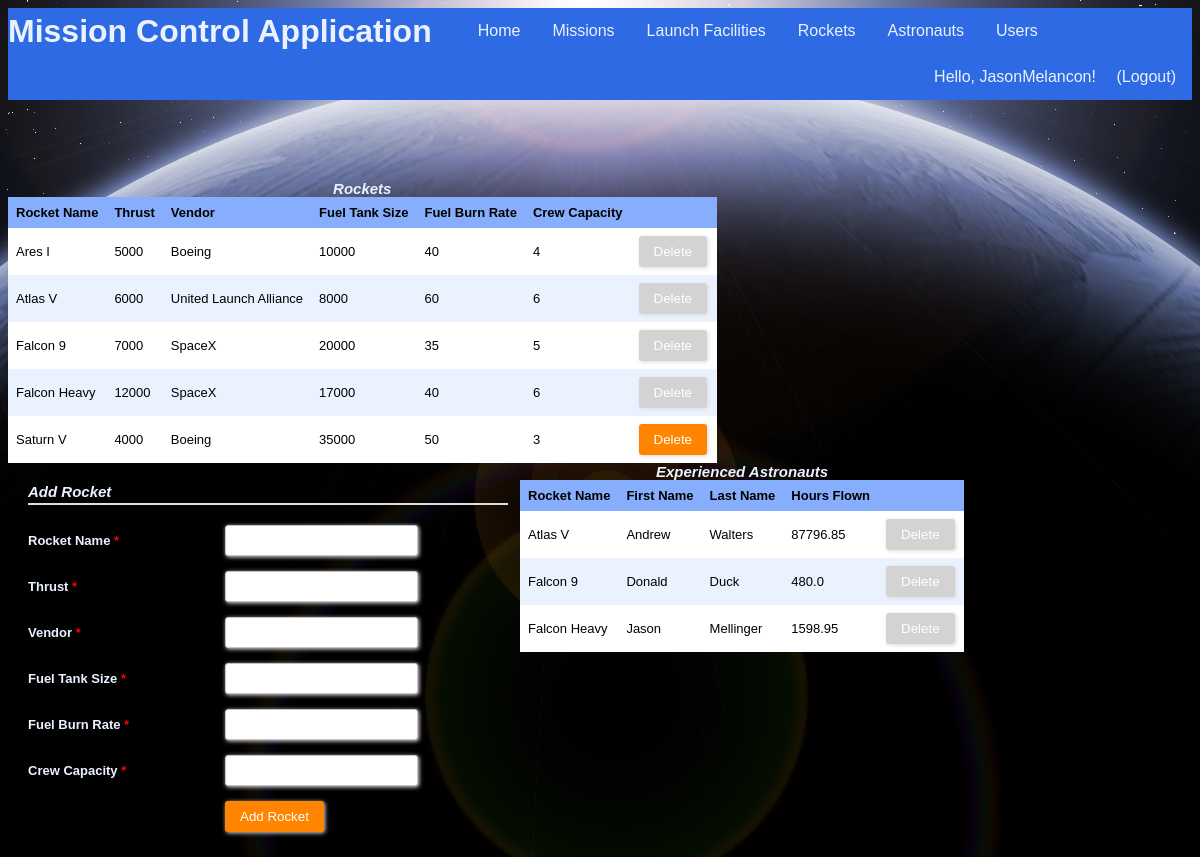
Page /rockets (signed in) on the committed database.
### tables this page shows
CREATE TABLE "Users" (
	`uid`	INTEGER NOT NULL PRIMARY KEY AUTOINCREMENT,
	`firstName`	TEXT NOT NULL,
	`lastName`	TEXT NOT NULL,
	`username`	TEXT NOT NULL UNIQUE,
	`password`	TEXT NOT NULL,
	`regTime`	TEXT NOT NULL,
	`lastLoginTime`	TEXT,
	`pid`	INTEGER NOT NULL
);

CREATE TABLE "Rockets" (
	`rid`	INTEGER NOT NULL PRIMARY KEY AUTOINCREMENT,
	`rname`	TEXT NOT NULL,
	`thrust`	INTEGER NOT NULL,
	`vendor`	TEXT NOT NULL,
	`fuelTankSize`	INTEGER NOT NULL,
	`fuelBurnRate`	INTEGER NOT NULL,
	`crewCapacity`	INTEGER NOT NULL
);

### app.py (the view, shortened to what this page needs)
@app.route("/rockets", methods=["GET", "POST"])
@login_required
def showRockets():
    conn = sqlite3.connect(dbPath)
    conn.row_factory = sqlite3.Row
    c = conn.cursor()
    c.execute("SELECT rid, rid IN (SELECT rid FROM Mission) AS cannotDelete, rname, thrust, vendor, fuelTankSize, fuelBurnRate, crewCapacity FROM Rockets")
    results = c.fetchall()
    c.execute("SELECT R.rid, 1, R.rname, A.firstName, A.lastName, SUM((strftime('%s', m.landTime) - strftime('%s', m.launchTime))/3600.0) as timeHours FROM Rockets R, Astronauts A, Mission M, Crew C WHERE A.aid=C.aid AND C.mid=M.mid AND R.rid=M.rid GROUP BY R.rname, A.firstName HAVING timeHours > (SELECT SUM((strftime('%s', m1.landTime) - strftime('%s', m1.launchTime))/3600.0) FROM Rockets R1, Astronauts A1, Mission M1, Crew C1 WHERE A1.aid=C1.aid AND C1.mid=M1.mid AND R1.rid=M1.rid AND A.aid <> A1.aid AND R1.rid = R.rid);")
    experiencedAstros = c.fetchall()
    formInputs = [['rname', 'text', 'Rocket Name', []], ['thrust', 'number', 'Thrust', []], ['vendor', 'text', 'Vendor', []], ['fuelTankSize', 'number', 'Fuel Tank Size', []], ['fuelBurnRate', 'number', 'Fuel Burn Rate', []], ['crewCapacity', 'number', 'Crew Capacity', []]]
    conn.commit()
    conn.close()
    return render_template("rockets.html", headers=("Rocket Name","Thrust","Vendor","Fuel Tank Size","Fuel Burn Rate", "Crew Capacity"), rows=results, inputs=formInputs, headersAstro=("Rocket Name", "First Name", "Last Name", "Hours Flown"), rowsAstro=experiencedAstros)

### app.py (called while the page is built)
@login_manager.user_loader
def load_user(username):
    userRecord = DBgetUser(username)
    if userRecord:
        user = User(userRecord["username"], userRecord["password"], True)
        user.permission = userRecord["pid"]
        return user
    return None

def DBgetUser(username):
    conn = sqlite3.connect(dbPath)
    conn.row_factory = sqlite3.Row
    c = conn.cursor()
    c.execute("SELECT * from Users WHERE username = ?", (username,))
    userRecord = c.fetchone()
    conn.close()
    return userRecord

### templates/rockets.html (shortened to what this page needs)
{% extends "main_template.html" %}
{% from 'macros.html' import GenerateTable, GenerateFormToAddEntry with context %}
{% block body %}
<section style="float:left">
	{{ GenerateTable('Rockets', headers, rows, 'rid') }}
</section>
<section style="float:left">
	{% if current_user.permission == 3 %}
		{{ GenerateFormToAddEntry('Add Rocket', inputs) }}
	{% endif %}
</section>
<section style="float:left">
	{{ GenerateTable('Experienced Astronauts', headersAstro, rowsAstro, 'rid') }}
</section>
{% endblock %}

### templates/main_template.html (shortened to what this page needs)
<!DOCTYPE html>
<html>
	<head>
		<link rel="stylesheet" type= "text/css" href="{{ url_for('static', filename='styles.css') }}">
	</head>
	<body>
		<header>
			<ul class="nav">
				<h1 class="nav">Mission Control Application</h1>
				<li class="nav"><a class="nav" href="{{ url_for('index') }}">Home</a></li>
				{% if current_user.is_authenticated %}
				<li class="nav"><a class="nav" href="{{ url_for('showMissions') }}">Missions</a></li>
				<li class="nav"><a class="nav" href="{{ url_for('showFacilities') }}">Launch Facilities</a></li>
				<li class="nav"><a class="nav" href="{{ url_for('showRockets') }}">Rockets</a></li>
				<li class="nav"><a class="nav" href="{{ url_for('showAstronauts') }}">Astronauts</a></li>
				<li class="nav"><a class="nav" href="{{ url_for('showUsers') }}">Users</a></li>
				{% endif %}
				<div class="user-greeting">
					{% if current_user.is_authenticated %}
  						Hello, {{ current_user.id }}!    <a class="nav" href="{{ url_for('showLogout') }}">(Logout)</a>
					{% else %}
						Hello, guest!    <a class="nav" href="{{ url_for('showLogin') }}">Login</a><a class="nav" href="{{ url_for('showSignup') }}">Sign Up</a>
					{% endif %}
				</div>
			</ul>
		</header>
		{% block body %}{% endblock %}
	</body>
</html>

### templates/macros.html (shortened to what this page needs)
{% macro GenerateTable(title, headers, rows, keyName) %}
	{% if rows %}
		<table>
			<caption>
				{{title}}
			</caption>
			<tr>
				{% for header in headers %}
				<th>{{header}}</th>
				{% endfor %}
				{% if current_user.permission == 3 %}
					<th/>
				{% endif %}
			</tr>
			{% for row in rows %}
			<tr id ="{{row[keyName]}}">
				{% for value in row %}
					{% if loop.index0 > 1 %}
						<td>
							{% if title == "Astronauts" %}
								<a href="{{ url_for('showAstronautInfo', aid = row[keyName]) }}">{{value|safe}}</a>
							{% else %}
								{{value|safe}}
							{% endif %}
						</td>
					{% endif %}
				{% endfor %}
				{% if row[1] == 1 %}
					{% set disabled = 'disabled' %}
				{% else %}
					{% set disabled = '' %}
				{% endif %}
				{% if current_user.permission == 3 %}
					<td>
						<div class="form-style-2" style="width:70px; padding: 0px 0px 0px 0px;">
							<form method="post">
								<input type="submit" value="Delete" name="delete.{{ row[0] }}" {{disabled}}/>
							</form>
						</div>
					</td>
				{% endif %}
			</tr>
			{% endfor %}
		</table>
	{% else %}
		No records found!
	{% endif %}
{% endmacro %}
{% macro GenerateFormToAddEntry(submitButtonText, inputs) %}
	<div class="form-style-2">
	<div class="form-style-2-heading">{{submitButtonText}}</div>
	<form method="post">
		{% for fieldName, fieldType, fieldLabel, optionalValues in inputs %}
			{% if fieldType == 'text' %}
				<label for="{{fieldName}}"><span>{{fieldLabel}} <span class="required">*</span></span><input type="text" class="input-field" name="{{fieldName}}" required/></label>
			{% elif fieldType == 'password' %}
				<label for="{{fieldName}}"><span>{{fieldLabel}} <span class="required">*</span></span><input type="password" class="input-field" name="{{fieldName}}" required/></label>
			{% elif fieldType == 'number' %}
				<label for="{{fieldName}}"><span>{{fieldLabel}} <span class="required">*</span></span><input type="number" class="input-field" name="{{fieldName}}" required/></label>
			{% elif fieldType == 'selectmultiple' %}
				<label for="{{fieldName}}"><span>{{fieldLabel}} <span class="required">*</span></span><select multiple name="{{fieldName}}" class="select-field" required>
				{% for id, displayName in optionalValues %}
					<option value="{{id}}">{{displayName}}</option>
				{% endfor %}
				</select></label>
			{% elif fieldType == 'datetime' %}
				<label for="{{fieldName}}"><span>{{fieldLabel}} <span class="required">*</span></br>(YYYY-MM-DDTHH:MM)</span><input type="datetime-local" class="input-field" name="{{fieldName}}" id="{{optionalValues[0]}}" onchange="changeEnd()" required></label>
			{% elif fieldType == 'date' %}
				<label for="{{fieldName}}"><span>{{fieldLabel}} <span class="required">*</span></br>(YYYY-MM-DD)</span><input type="date" class="input-field" name="{{fieldName}}" required></label>
			{% elif fieldType == 'radio' %}
				<label for="{{fieldName}}"><span>{{fieldLabel}} <span class="required">*</span></span>
				{% for id, displayName in optionalValues %}
					<input type="radio" name="permission" value="{{id}}" required> {{displayName}}
				{% endfor %}
				</label>
			{% endif %}
		{% endfor %}
		<label><span>&nbsp;</span><input type="submit" name="action" value="{{submitButtonText}}"/></label>
	</form>
	</div>
{% endmacro %}

### static/styles.css (style rules this page uses)
:root { --light-blue: #EBF2FF; --medium-blue: #86AEFD; --dark-blue: #2D6AE3; }
header { margin-bottom: 80px; }
ul.nav { list-style-type: none; text-align: center; display: block; margin: 0; padding: 0; overflow: hidden; background-color: var(--dark-blue); }
li.nav { float: left; }
a.nav { display: inline-block; color: var(--light-blue); text-align: center; padding: 14px 16px; text-decoration: none; font-family: "Trebuchet MS", Helvetica, sans-serif; }
h1.nav { float: left; margin: 0; padding: 5px 30px 0px 0px; font-family: "Trebuchet MS", Helvetica, sans-serif; color: var(--light-blue); vertical-align: bottom; }
.user-greeting { float: right; list-style-type: none; text-align: center; margin: 0; overflow: hidden; background-color: var(--dark-blue); text-align: center; vertical-align: center; text-decoration: none; font-family: "Trebuchet MS", Helvetica, sans-serif; color: var(--light-blue); }
table { border-collapse: collapse; width: 100%; table-layout: auto; }
th, td { text-align: left; padding: 8px; font: 13px Arial, Helvetica, sans-serif; }
caption { font: 13px Arial, Helvetica, sans-serif; font-weight: bold; font-style: italic; font-size: 15px; color: var(--light-blue); }
tr { background-color: var(--light-blue) }
tr:nth-child(even) { background-color: white }
th { background-color: var(--medium-blue); font-weight: bold; }
.form-style-2 { width: 480px; max-width: 650px; padding: 20px 12px 10px 20px; font: 13px Arial, Helvetica, sans-serif; color: var(--light-blue); }
.form-style-2-heading { font-weight: bold; font-style: italic; border-bottom: 2px solid #ddd; margin-bottom: 20px; font-size: 15px; padding-bottom: 3px; }
.form-style-2 label { display: block; margin: 0px 0px 15px 0px; }
.form-style-2 label > span { width: 40%; font-weight: bold; float: left; padding-top: 8px; padding-right: 5px; }
.form-style-2 span.required { color:red; }
.form-style-2 input.input-field, .form-style-2 .tel-number-field, .form-style-2 .textarea-field, .form-style-2 .select-field { box-sizing: border-box; -webkit-box-sizing: border-box; -moz-box-sizing: border-box; border: 1px solid #C2C2C2; box-shadow: 1px 1px 4px #EBEBEB; -moz-box-shadow: 1px 1px 4px #EBEBEB; -webkit-box-shadow: 1px 1px 4px #EBEBEB; border-radius: 3px; -webkit-border-radius: 3px; -moz-border-radius: 3px; padding: 7px; outline: none; }
.form-style-2 input[type=submit], .form-style-2 input[type=button] { border: none; padding: 8px 15px 8px 15px; background: #FF8500; color: #fff; box-shadow: 1px 1px 4px #DADADA; -moz-box-shadow: 1px 1px 4px #DADADA; -webkit-box-shadow: 1px 1px 4px #DADADA; border-radius: 3px; -webkit-border-radius: 3px; -moz-border-radius: 3px; }
.form-style-2 input[type=submit]:disabled, .form-style-2 input[type=button]:disabled { background: lightgray; color: #fff; }

### rows in the picture
Users: id "JasonMelancon"
Rockets: rname "Ares I", thrust "5000", vendor "Boeing", fuelTankSize "10000", row "40" "4"
Rockets: rname "Atlas V", thrust "6000", vendor "United Launch Alliance", fuelTankSize "8000", row "60" "6" "Andrew" "Walters" "87796.85"
Rockets: rname "Falcon 9", thrust "7000", vendor "SpaceX", fuelTankSize "20000", row "35" "5" "Donald" "Duck" "480.0"
Rockets: rname "Falcon Heavy", thrust "12000", vendor "SpaceX", fuelTankSize "17000", row "40" "6" "Jason" "Mellinger" "1598.95"
Rockets: rname "Saturn V", thrust "4000", vendor "Boeing", fuelTankSize "35000", row "50" "3"

### other values in the picture
{{ title }} "Rockets Experienced Astronauts"
{{ header }} "Rocket Name" "Thrust" "Vendor" "Fuel Tank Size" "Fuel Burn Rate" "Crew Capacity" "Rocket Name" "First Name" "Last Name" "Hours Flown"
{{ submitButtonText }} "Add Rocket"
{{ fieldLabel }} "Rocket Name" "Vendor"
{{ fieldLabel }} "Thrust" "Fuel Tank Size" "Fuel Burn Rate" "Crew Capacity"
